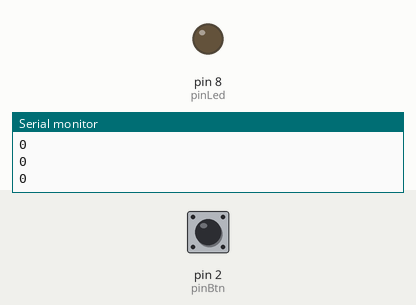
Bench run of a sketch on a simulated Arduino Uno, built with avr-gcc and run on an emulated ATmega328P. On the bench: output pins drawn as LEDs (lit = HIGH), the last lines printed to the serial monitor. Inputs (shaded band) come from the test bench; at power-on: pin 2 (pinBtn) LOW.

Above: at 10.8 s.
10.9 s: pin 2 (pinBtn) pulled HIGH for 3 s
16.9 s: pin 2 (pinBtn) pulled HIGH for 3 s
At 17.2 s:
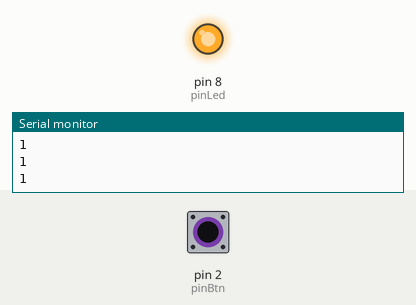
Timing chart, 0 to 21.4 s (numbered marks = the images above; inputs shaded):
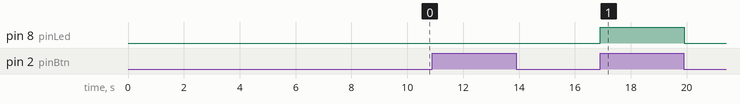

Measured:
- after the input at 16.9 s, pin 8 (pinLed): LOW → HIGH at once, → LOW 3.0 s later

The sketch:

interruptions.ino
```cpp
int pinBtn = 2;
int pinLed = 8;
volatile int state = LOW;
int delayTime = 5000;

void setup() {
  pinMode(pinBtn, INPUT);
  pinMode(pinLed, OUTPUT);

  attachInterrupt(0, click, CHANGE);
  Serial.begin(9600);
}

void loop() {
  digitalWrite(pinLed, state);
  Serial.println(digitalRead(pinBtn));
  delay(delayTime);
}

void click() {
  state = !state;
  Serial.println("changed");
  delayTime = 10;
}
```
